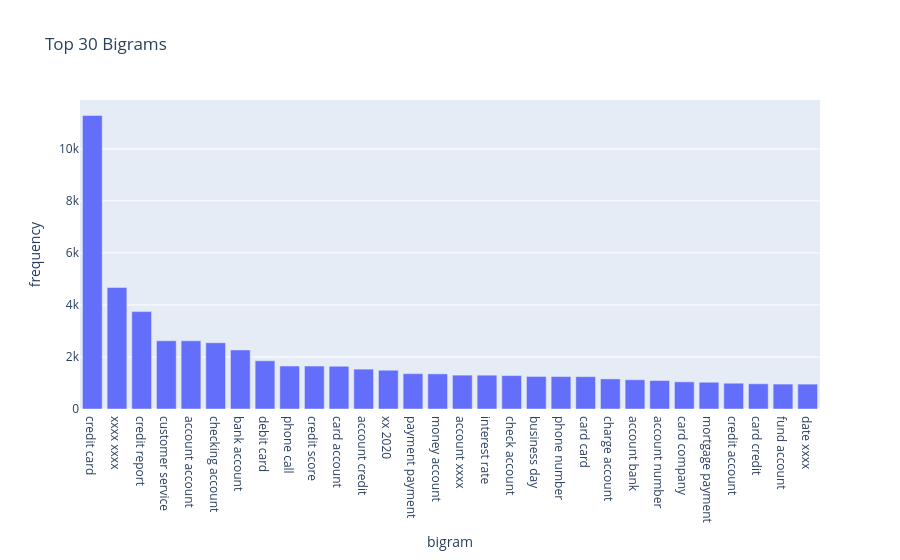

Source (notebook cell):
### Code cell
#Write your code here to find the top 30 bigram frequency among the complaints in the cleaned datafram(df_clean).
bigram_vec = CountVectorizer(ngram_range=(2,2), max_features=30)
bigram_matrix = bigram_vec.fit_transform(df_clean['complaint_POS_removed'].dropna())
bigram_freq = dict(zip(bigram_vec.get_feature_names_out(), bigram_matrix.toarray().sum(axis=0)))
bigram_df = pd.DataFrame(sorted(bigram_freq.items(), key = lambda x: x[1], reverse=True), columns=  ['bigram', 'frequency'])

fig = px.bar(bigram_df, x ='bigram', y='frequency', title = 'Top 30 Bigrams')
fig.show()

### Figure 1 — Plotly figure (JSON) as saved in the notebook; plotly's stock layout.template omitted (floating-point values rounded to 4 significant figures)
{"data": [{"hovertemplate": "bigram=%{x}<br>frequency=%{y}<extra></extra>", "legendgroup": "", "marker": {"color": "#636efa", "pattern": {"shape": ""}}, "name": "", "orientation": "v", "showlegend": false, "textposition": "auto", "type": "bar", "x": ["credit card", "xxxx xxxx", "credit report", "customer service", "account account", "checking account", "bank account", "debit card", "phone call", "credit score", "card account", "account credit", "xx 2020", "payment payment", "money account", "account xxxx", "interest rate", "check account", "business day", "phone number", "card card", "charge account", "account bank", "account number", "card company", "mortgage payment", "credit account", "card credit", "fund account", "date xxxx"], "xaxis": "x", "y": [11285, 4673, 3744, 2624, 2622, 2547, 2269, 1855, 1653, 1649, 1643, 1533, 1491, 1359, 1351, 1302, 1300, 1285, 1252, 1247, 1244, 1156, 1124, 1095, 1044, 1028, 991, 969, 958, 957], "yaxis": "y"}], "layout": {"barmode": "relative", "legend": {"tracegroupgap": 0}, "title": {"text": "Top 30 Bigrams"}, "xaxis": {"anchor": "y", "domain": [0, 1], "title": {"text": "bigram"}}, "yaxis": {"anchor": "x", "domain": [0, 1], "title": {"text": "frequency"}}}}
